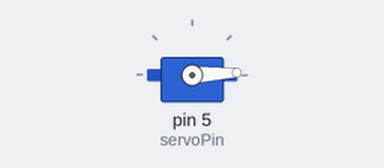
Recording of a sketch running on a simulated Arduino Uno, built with avr-gcc and run on an emulated ATmega328P. Shown: servo.

Above: at 0.05 s.
At 1.3 s:
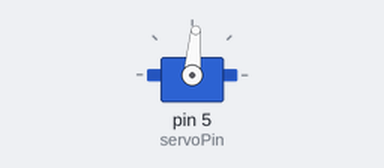
At 2.6 s:
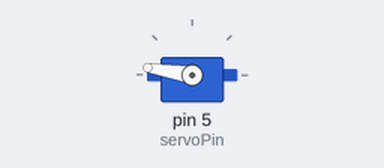
At 5.2 s:
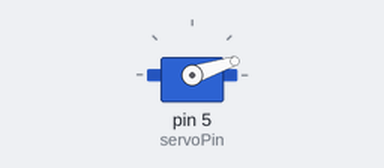
Timing chart, 0 to 7.1 s (numbered marks = the images above):
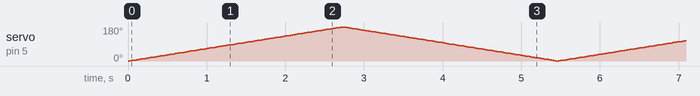

The sketch:

Servo_Motor_Sweep.ino
```cpp
/*
  Project 09 - Servo Motor Sweep
  ------------------------------
  Sweep a servo motor back and forth from 0 to 180 degrees.

  Wiring (SG90 micro servo):
    - Brown wire  -> GND
    - Red wire    -> 5V
    - Orange wire -> pin 5

  Concepts learned:
    - using a library with #include
    - servo.write(angle) moves the servo to a position
    - a for-loop to create smooth motion
*/

#include <Servo.h>   // built into the Arduino IDE

Servo myServo;       // create a servo object

const int servoPin = 5;

void setup() {
  myServo.attach(servoPin);   // tell the library which pin to use
}

void loop() {
  // Sweep from 0 to 180 degrees
  for (int angle = 0; angle <= 180; angle++) {
    myServo.write(angle);
    delay(15);                 // wait for the servo to reach the position
  }

  // Sweep back from 180 to 0 degrees
  for (int angle = 180; angle >= 0; angle--) {
    myServo.write(angle);
    delay(15);
  }
}
```
